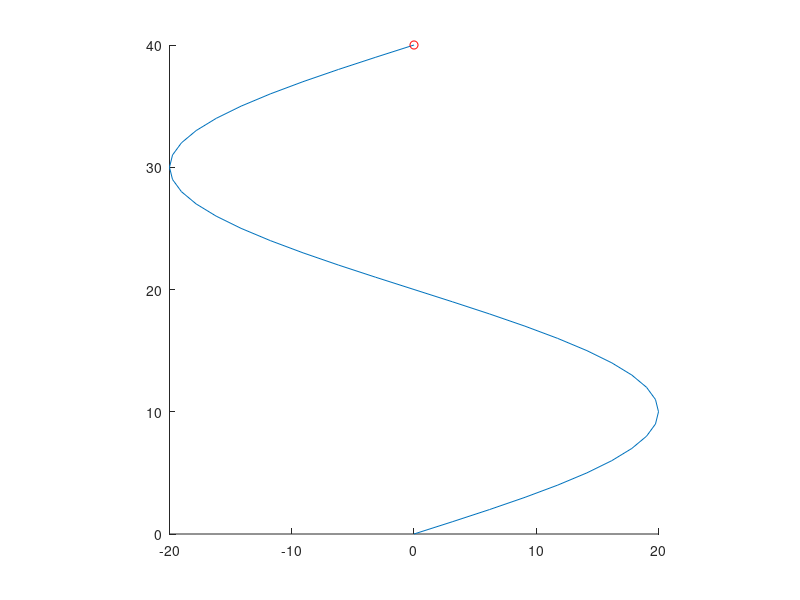

Write MATLAB code to recreate this figure.
function sim_world()
    close all
    
    interface = [];
    interface.main_figure = figure('color','w');
    hold on
    
    dt = 0.05;   % s
    
    road = [];
    road.x = 0:40;  % units
    road.T = 40;
    road.y = @(x) road.T/2*sin(2*pi/road.T*x);
    
    ego = [];
    ego.v = 10;     % units/s
    ego.x = @(t,x_1) ego.v*t - road.x(end)*floor(x_1/road.x(end));
    ego.y = @(x) road.y(x);
    ego.x_1 = 0;
    
    t = 0;
    plot(road.y(road.x), road.x)
    axis image
    ego.m = plot(ego.y(ego.x(t,ego.x_1)),ego.x(t,ego.x_1),'or');
    
    while t < 100;
        % plot ego
        ego_x = ego.x(t,ego.x_1);
        ego_y = ego.y(ego_x);
        set(ego.m,'xData',ego_y,'yData',ego_x)
        ego.x_1 = ego.x(t,0);
        t = t + dt;
        pause(dt)
    end
    
end